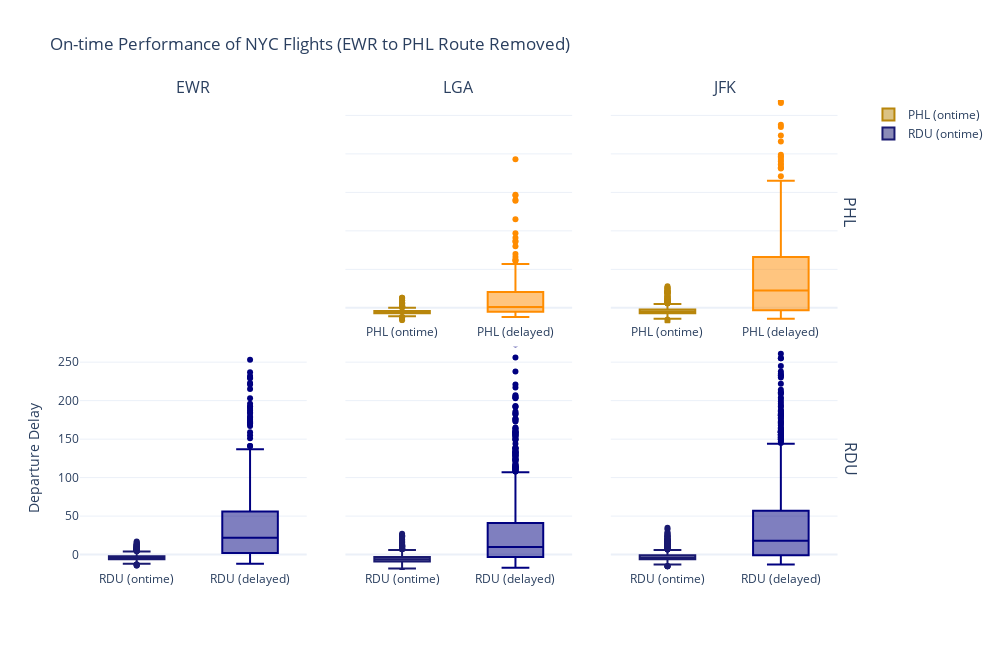

Notebook code cell kept with this figure:
### Markdown cell above
Question 7 (15 pts)
Recreate the plot included below using the flights data. Do the best you can to get as close as possible to what you see here. Once you have created the visualization, in no more than one paragraph, describe what you think the point of this visualization might be.

Hint: The visualization uses the variable arrival, which is not included in the flights data frame. You will have to create arrival yourself, it is a categorical variable that is equal to "ontime" when arr_delay <= 0 and "delayed" when arr_delay > 0. Hint: I used a lambda with an if else inside.

### Code cell
# 1. Filter for valid delay data
Data = DF[DF['arr_delay'].notna() & DF['dep_delay'].notna()].copy()

# 2. Create the 'arrival' categorical variable
Data['arrival'] = Data['arr_delay'].apply(lambda x: 'delayed' if x > 0 else 'ontime')

# 3. Define the routes to keep (excluding EWR to PHL)
origins = ['EWR', 'LGA', 'JFK']
destinations = ['PHL', 'RDU']
routes_to_remove = [('EWR', 'PHL')]

df_filtered = Data[
    (Data['origin'].isin(origins)) &
    (Data['dest'].isin(destinations))
].copy()

# Remove the EWR to PHL rows
df_filtered = df_filtered[~df_filtered.set_index(['origin', 'dest']).index.isin(routes_to_remove)].copy()

# --- Custom Color Function ---
def get_color(dest, arrival_status):
    """Returns the color based on destination and arrival status."""
    if dest == 'PHL':
        # Darker Yellow for On-time, Orange/Red for Delayed
        return 'darkgoldenrod' if arrival_status == 'ontime' else 'darkorange'
    elif dest == 'RDU':
        # Darker Blue for On-time, Navy for Delayed
        return 'midnightblue' if arrival_status == 'ontime' else 'navy'

# --- Visualization (Manually building the 3x2 plot) ---

# Define the subplot structure: 2 rows, 3 columns
fig = make_subplots(
    rows=2, cols=3,
    shared_yaxes=True,
    column_titles=['EWR', 'LGA', 'JFK'],
    row_titles=['PHL', 'RDU'],
    vertical_spacing=0.05,
    horizontal_spacing=0.05
)

# Map (row, col) to (origin, dest) for the 5 *remaining* plots
routes = {
    (1, 2): ('LGA', 'PHL'), (1, 3): ('JFK', 'PHL'), # Row 1: PHL (EWR is empty)
    (2, 1): ('EWR', 'RDU'), (2, 2): ('LGA', 'RDU'), (2, 3): ('JFK', 'RDU') # Row 2: RDU
}

# Add traces for the 5 remaining plots
for (row, col), (orig, dest) in routes.items():
    df_route = df_filtered[(df_filtered['origin'] == orig) & (df_filtered['dest'] == dest)]
    
    for arrival_status in ['ontime', 'delayed']:
        fig.add_trace(
            go.Box(
                y=df_route[df_route['arrival'] == arrival_status]['dep_delay'],
                name=f"{dest} ({arrival_status})",
                boxpoints='outliers',
                marker_color=get_color(dest, arrival_status),
                # Show legend only once per destination row
                showlegend=(row == 1 and col == 2 and arrival_status == 'ontime') or 
                           (row == 2 and col == 1 and arrival_status == 'ontime')
            ),
            row=row, col=col
        )

# Final Layout Adjustments
fig.update_layout(
    title_text="On-time Performance of NYC Flights (EWR to PHL Route Removed)",
    height=650,
    width=1000,
    template='plotly_white'
)

# Set Y-axis limits and label
fig.update_yaxes(range=[-20, 270], title_text="Departure Delay", col=1)
fig.update_xaxes(showticklabels=True)

# Remove the axes elements for the empty cell (Row 1, Col 1)
fig.update_xaxes(showticklabels=False, row=1, col=1)
fig.update_yaxes(showticklabels=False, row=1, col=1) 
fig.update_layout(showlegend=True) # Ensure legend is visible

### Figure 1 — Plotly figure (JSON) as saved in the notebook; plotly's stock layout.template omitted (floating-point values rounded to 4 significant figures; data arrays with more than 128 entries replaced by an {"elided": "..."} marker saying what was removed)
{"data": [{"boxpoints": "outliers", "marker": {"color": "darkgoldenrod"}, "name": "PHL (ontime)", "showlegend": true, "type": "box", "xaxis": "x2", "y": {"elided": "343 float values"}, "yaxis": "y2"}, {"boxpoints": "outliers", "marker": {"color": "darkorange"}, "name": "PHL (delayed)", "showlegend": false, "type": "box", "xaxis": "x2", "y": {"elided": "255 float values"}, "yaxis": "y2"}, {"boxpoints": "outliers", "marker": {"color": "darkgoldenrod"}, "name": "PHL (ontime)", "showlegend": false, "type": "box", "xaxis": "x3", "y": {"elided": "499 float values"}, "yaxis": "y3"}, {"boxpoints": "outliers", "marker": {"color": "darkorange"}, "name": "PHL (delayed)", "showlegend": false, "type": "box", "xaxis": "x3", "y": {"elided": "396 float values"}, "yaxis": "y3"}, {"boxpoints": "outliers", "marker": {"color": "midnightblue"}, "name": "RDU (ontime)", "showlegend": true, "type": "box", "xaxis": "x4", "y": {"elided": "790 float values"}, "yaxis": "y4"}, {"boxpoints": "outliers", "marker": {"color": "navy"}, "name": "RDU (delayed)", "showlegend": false, "type": "box", "xaxis": "x4", "y": {"elided": "627 float values"}, "yaxis": "y4"}, {"boxpoints": "outliers", "marker": {"color": "midnightblue"}, "name": "RDU (ontime)", "showlegend": false, "type": "box", "xaxis": "x5", "y": {"elided": "1867 float values"}, "yaxis": "y5"}, {"boxpoints": "outliers", "marker": {"color": "navy"}, "name": "RDU (delayed)", "showlegend": false, "type": "box", "xaxis": "x5", "y": {"elided": "1503 float values"}, "yaxis": "y5"}, {"boxpoints": "outliers", "marker": {"color": "midnightblue"}, "name": "RDU (ontime)", "showlegend": false, "type": "box", "xaxis": "x6", "y": {"elided": "1719 float values"}, "yaxis": "y6"}, {"boxpoints": "outliers", "marker": {"color": "navy"}, "name": "RDU (delayed)", "showlegend": false, "type": "box", "xaxis": "x6", "y": {"elided": "1264 float values"}, "yaxis": "y6"}], "layout": {"annotations": [{"font": {"size": 16}, "showarrow": false, "text": "EWR", "x": 0.1467, "xanchor": "center", "xref": "paper", "y": 1, "yanchor": "bottom", "yref": "paper"}, {"font": {"size": 16}, "showarrow": false, "text": "LGA", "x": 0.49, "xanchor": "center", "xref": "paper", "y": 1, "yanchor": "bottom", "yref": "paper"}, {"font": {"size": 16}, "showarrow": false, "text": "JFK", "x": 0.8333, "xanchor": "center", "xref": "paper", "y": 1, "yanchor": "bottom", "yref": "paper"}, {"font": {"size": 16}, "showarrow": false, "text": "PHL", "textangle": 90, "x": 0.98, "xanchor": "left", "xref": "paper", "y": 0.7625, "yanchor": "middle", "yref": "paper"}, {"font": {"size": 16}, "showarrow": false, "text": "RDU", "textangle": 90, "x": 0.98, "xanchor": "left", "xref": "paper", "y": 0.2375, "yanchor": "middle", "yref": "paper"}], "height": 650, "showlegend": true, "title": {"text": "On-time Performance of NYC Flights (EWR to PHL Route Removed)"}, "width": 1000, "xaxis": {"anchor": "y", "domain": [0, 0.2933], "showticklabels": false}, "xaxis2": {"anchor": "y2", "domain": [0.3433, 0.6367], "showticklabels": true}, "xaxis3": {"anchor": "y3", "domain": [0.6867, 0.98], "showticklabels": true}, "xaxis4": {"anchor": "y4", "domain": [0, 0.2933], "showticklabels": true}, "xaxis5": {"anchor": "y5", "domain": [0.3433, 0.6367], "showticklabels": true}, "xaxis6": {"anchor": "y6", "domain": [0.6867, 0.98], "showticklabels": true}, "yaxis": {"anchor": "x", "domain": [0.525, 1], "range": [-20, 270], "showticklabels": false, "title": {"text": "Departure Delay"}}, "yaxis2": {"anchor": "x2", "domain": [0.525, 1], "matches": "y", "showticklabels": false}, "yaxis3": {"anchor": "x3", "domain": [0.525, 1], "matches": "y", "showticklabels": false}, "yaxis4": {"anchor": "x4", "domain": [0, 0.475], "range": [-20, 270], "title": {"text": "Departure Delay"}}, "yaxis5": {"anchor": "x5", "domain": [0, 0.475], "matches": "y4", "showticklabels": false}, "yaxis6": {"anchor": "x6", "domain": [0, 0.475], "matches": "y4", "showticklabels": false}}}
